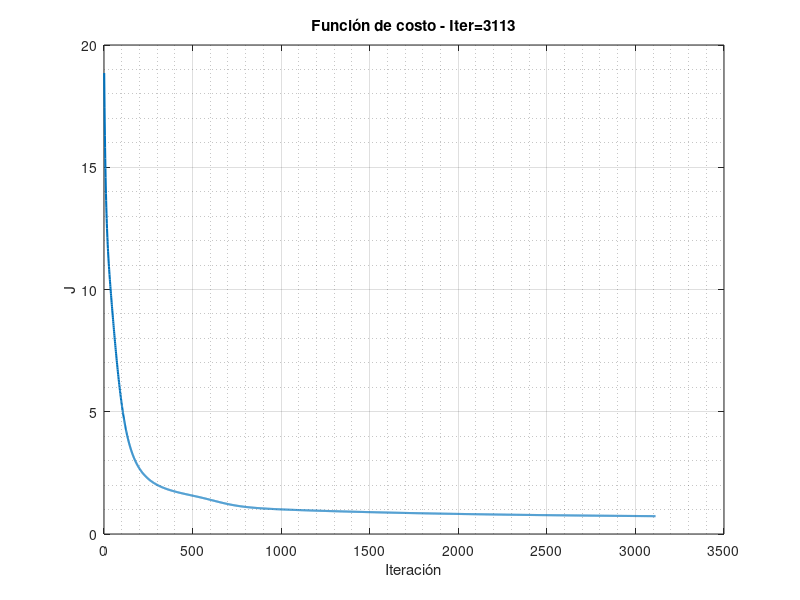
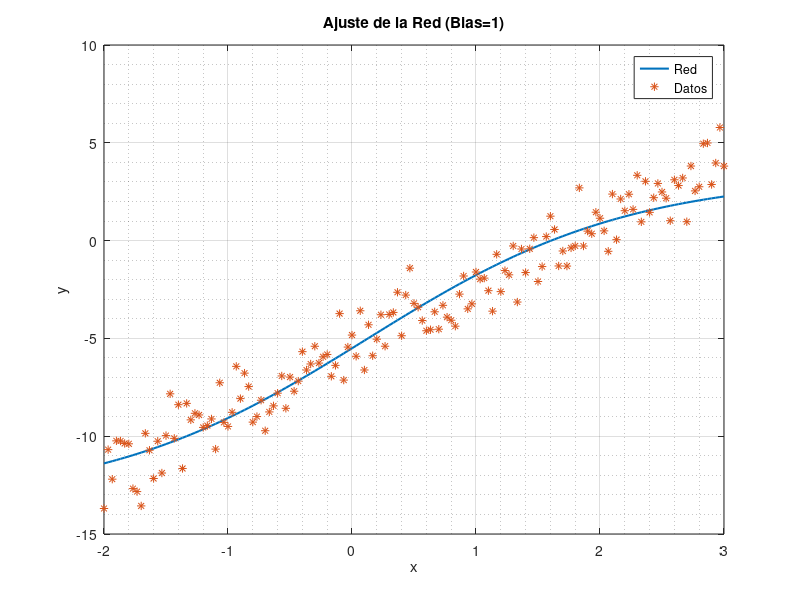

Recreate these plots in MATLAB, in order.
%************************************************************************
    % Entrenamiento de RNs por metodo batch
    %************************************************************************
    
    clc
    clear
    close all
    
    %************************************************************************
    % Generación de data set
    %************************************************************************
    
    %*********************Parámetros reales**********************************
    a = 3;
    b = -5.5;
    
    %*********************Nivel de Ruido**************************************
    noise_A = 1;
    
    %*********************Datos base*****************************************
    limInf = -2;
    limSup = 3;
    fs = 30;
    
    x = (limInf:1/fs:limSup)';
    nx = length(x);
    
    y_real = a*x + b + noise_A*randn(nx,1); % Data con ruido
    
    %************************************************************************
    % Configuracion de Red Neuronal
    %************************************************************************
    
    ne = 1;     % Número de entradas
    nm = 20;    % Número de neuronas intermedias
    ns = 1;     % Número de salidas
    
    eta = 0.01;         % Razon de aprendizaje
    errorporc = 0.0075; % Criterio de convergencia (%)
    Jold = inf;         % Inicialización de costo
    
    %********************* Activar Bias *************************************
    neuronaBias = 1;
    
    if neuronaBias == 1
        x = [x ones(nx,1)];
    end
    
    ne = size(x,2);     % Ajuste automático de entradas
    
    %********************* Inicialización ***********************************
    v = 0.05*randn(ne,nm);
    w = 0.05*randn(nm,ns);
    
    % Prealocación
    y = zeros(nx,ns);
    err_vec = zeros(nx,ns);
    J = zeros(50000,1);
    
    %************************************************************************
    % Algoritmo de entrenamiento - Metodo Batch
    %************************************************************************
    
    for iter = 1:50000
        
        err_vec = zeros(nx,ns);   % Reiniciar error por iteración
    
        dJdw = zeros(nm,ns);
        dJdv = zeros(ne,nm);
    
        for k = 1:nx
            
            in = x(k,:)';
            
            %-------------------- Forward --------------------
            m = v' * in;
            n = 1.0 ./ (1 + exp(-m));     % Activación
            out = w' * n;
            
            y(k,:) = out';
            
            %-------------------- Error ----------------------
            er = out - y_real(k,:)';
            err_vec(k,:) = er';
            
            %-------------------- Backprop -------------------
            dndm = n .* (1 - n);
            
            % Gradientes modificado para batch - acumula
            dJdw = dJdw + n * er';                     
            dJdv = dJdv + in * ((w * er) .* dndm)';
            
                   
        end
        % Update BATCH
        w = w - eta * dJdw/nx;
        v = v - eta * dJdv/nx;
        
        %-------------------- Costo --------------------------
        JJ = 0.5 * sum(sum(err_vec.^2)) / nx;
        
        %-------------------- Convergencia -------------------
        dJpor = abs((JJ - Jold) / JJ) * 100;
        J(iter) = JJ;
        Jold = JJ;
        
        if dJpor < errorporc
            break;
        end    
        
    end
    
    % Recorte de vector J
    J = J(1:iter);
    
    %************************************************************************
    % Gráficas
    %************************************************************************
    
    figure(1)
    plot(J,'LineWidth',1.5)
    grid on
    grid minor
    title(sprintf('Función de costo - Iter=%d',iter))
    xlabel('Iteración')
    ylabel('J')
    
    figure(2)
    x_plot = x(:,1);
    
    plot(x_plot, y, 'LineWidth',1.5)
    hold on
    plot(x_plot, y_real, '*')
    legend('Red','Datos','Location','best')
    grid on
    grid minor
    title(sprintf('Ajuste de la Red (Bias=%d)',neuronaBias))
    xlabel('x')
    ylabel('y')
